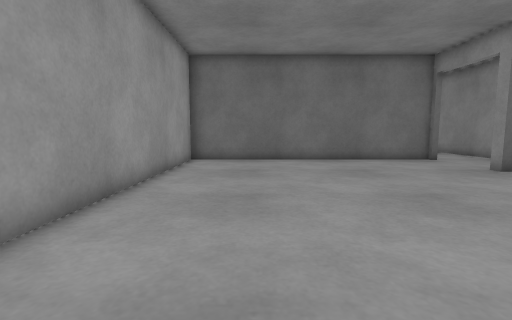
[1] (above)

19 first-person views from a walk through a Gazebo world. The camera is 0.72 m above the floor, tilts 6° down and sees 85° across. The floor is counted in squares, 0.5 m on a side. Each view is taken from the middle of a square. On the plan, view 1 faces up. The plan holds only what a view shows up to about 14 squares ahead; the rest is blank. The place goes on beyond the plan.

[2]
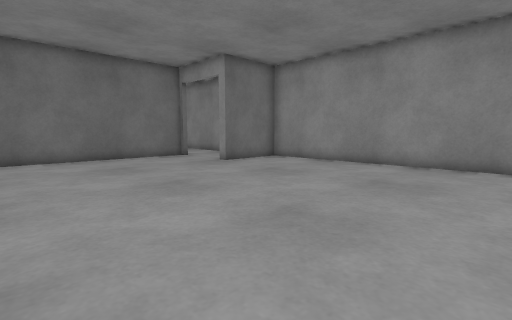

[3]
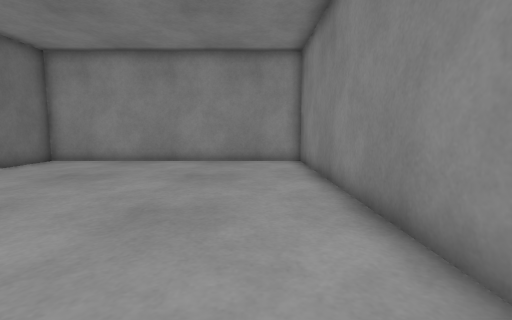

[4]
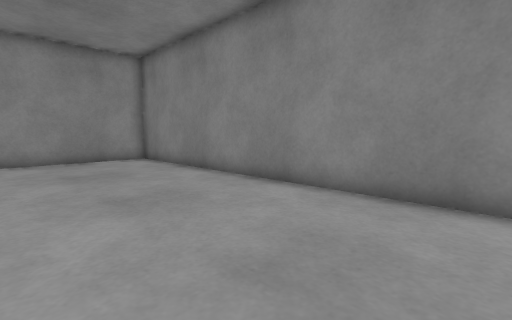

[5]
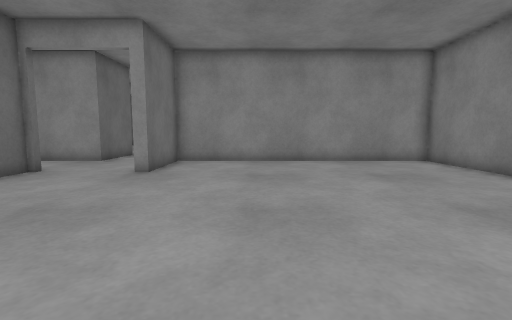

[6]
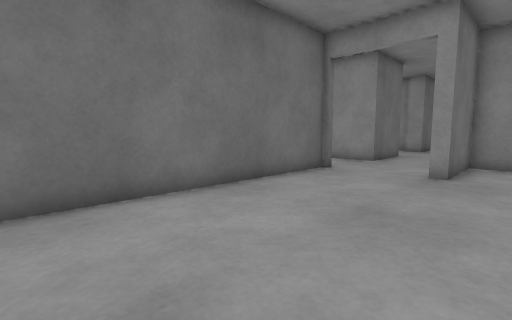

[7]
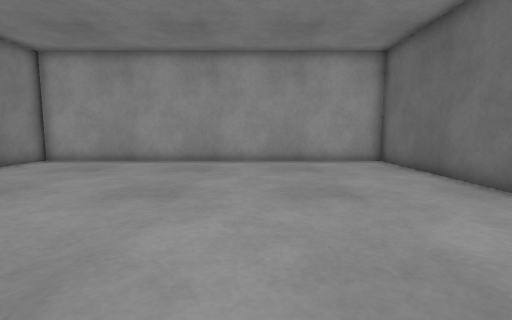

[8]
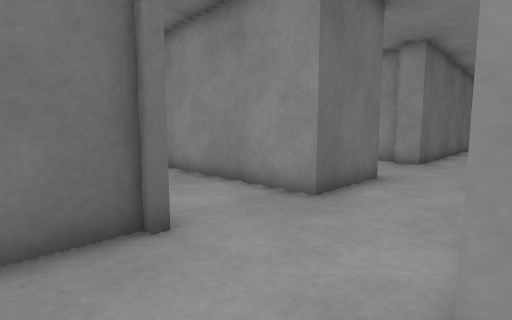

[9]
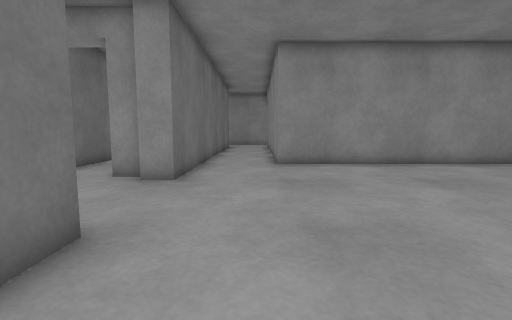

[10]
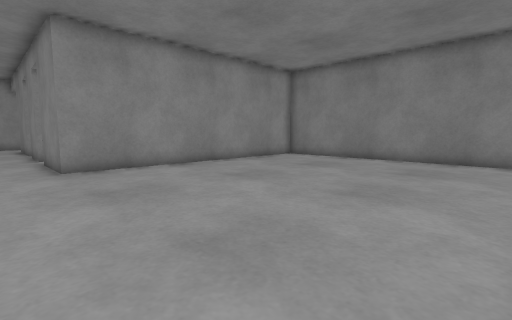

[11]
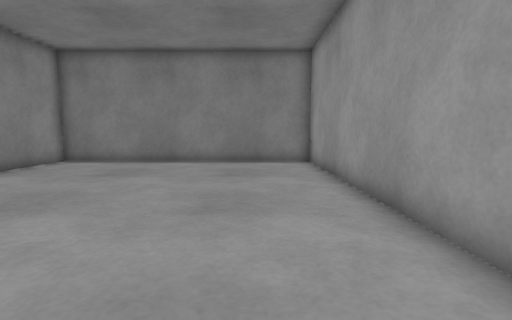

[12]
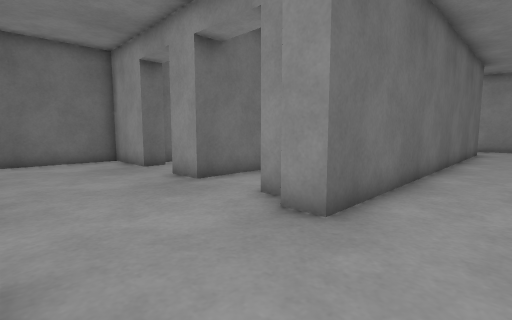

[13]
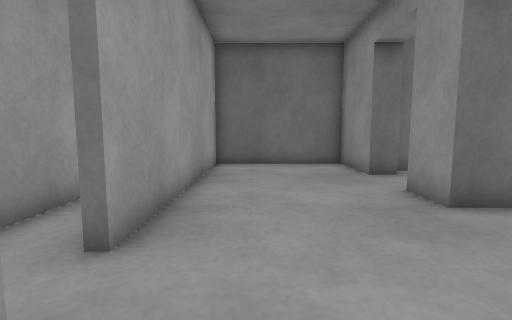

[14]
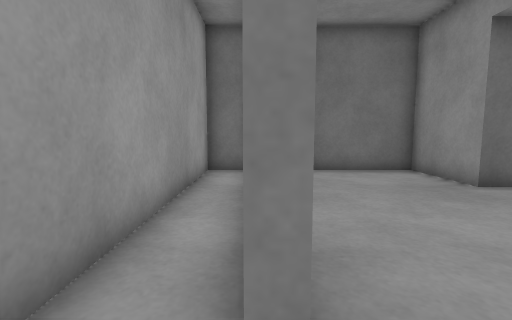

[15]
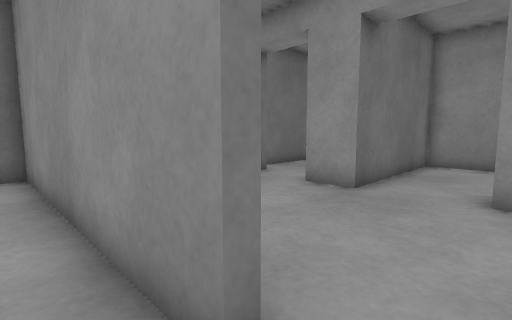

[16]
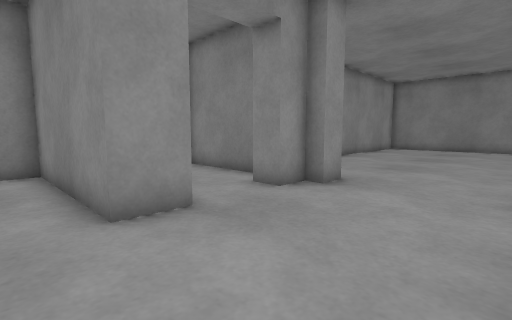

[17]
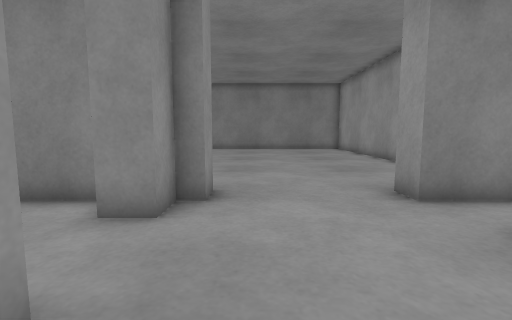

[18]
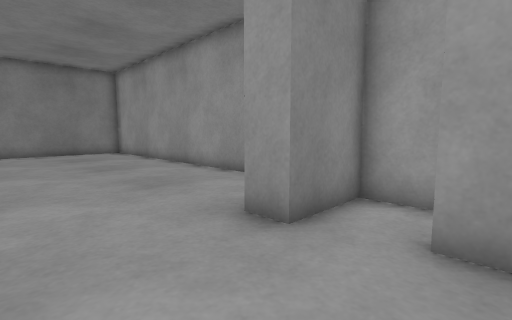

[19]
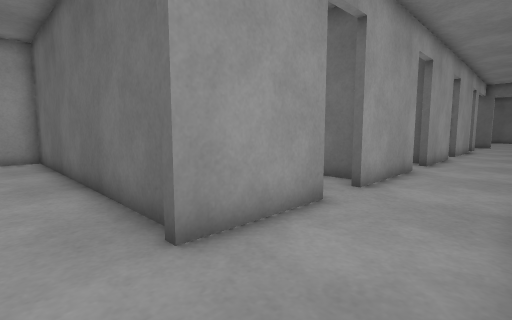

### Floor plan
Points are (right, up) in squares from view 1. A wall is a line through its corners. A room is listed if a view was taken in it or the views show most of it. See-through windows are left out.
Room 1 (views 1, 2, 3, 4, 5, 6, 7, 8)
walls: (8.8, 13.9) (-3.3, 13.9) (-3.3, -2.1) (11.9, -2.1); (12.2, -2.2) (12.2, 9.7) (8.6, 9.7) (8.6, 10.2)
ways out: opening at (9, 12) to room 2
Room 2 (views 9, 19)
walls: (8.9, 17.1) (8.9, 13.6); (12.2, 13.4) (12.2, 20.2); (8.9, 23.1) (8.9, 18.8)
ways out: opening at (9, 12) to room 1; opening at (12, 11.5) to room 3; opening at (9, 18); opening at (9, 24); opening at (10.5, 25.5)
Room 3 (views 10, 11, 12, 13)
walls: (12.5, 10) (12.5, -2.1); (15.7, 14.4) (15.7, 13.4) (12.2, 13.4); (11.9, -2.1) (24.1, -2.1) (24.1, 10.1) (25.5, 10.1); (25.5, 13.4) (20, 13.4) (20, 14.4)
ways out: opening at (12, 11.5) to room 2; opening at (17.5, 13.5) to room 5
Room 4 (views 14, 15)
walls: (15.3, 16.2) (14.9, 16.2) (14.9, 25.2) (13.2, 25.2) (13.2, 14.4) (15.7, 14.4)
ways out: opening at (15, 15.5) to room 5
Room 5 (views 16, 17, 18)
walls: (21.8, 22.1) (20.6, 22.1) (20.6, 25.2) (15.3, 25.2) (15.3, 16.2); (20, 14.4) (20.6, 14.4) (20.6, 15.5) (21.8, 15.5); (22.2, 14.4) (25.5, 14.4); (25.5, 18.1) (20.6, 18.1) (20.6, 19.6) (25.5, 19.6); (25.5, 23) (22, 23)
ways out: opening at (17.5, 13.5) to room 3; opening at (15, 15.5) to room 4

Positions as (right, up) in squares from view 1, and headings:
1: (0, 0), facing up
2: (0, -1), facing up-right
3: (-1, 0), facing right
4: (-2, 4), facing down-right
5: (-1, 6), facing right
6: (-1, 8), facing up-right
7: (10, 8), facing left
8: (7, 10), facing up-right
9: (12, 11), facing right
10: (13, 12), facing down-right
11: (15, 11), facing down
12: (16, 11), facing up-right
13: (17, 13), facing up
14: (15, 15), facing up
15: (14, 15), facing up-right
16: (16, 21), facing down-right
17: (19, 20), facing down
18: (19, 17), facing down-left
19: (12, 12), facing up-left
